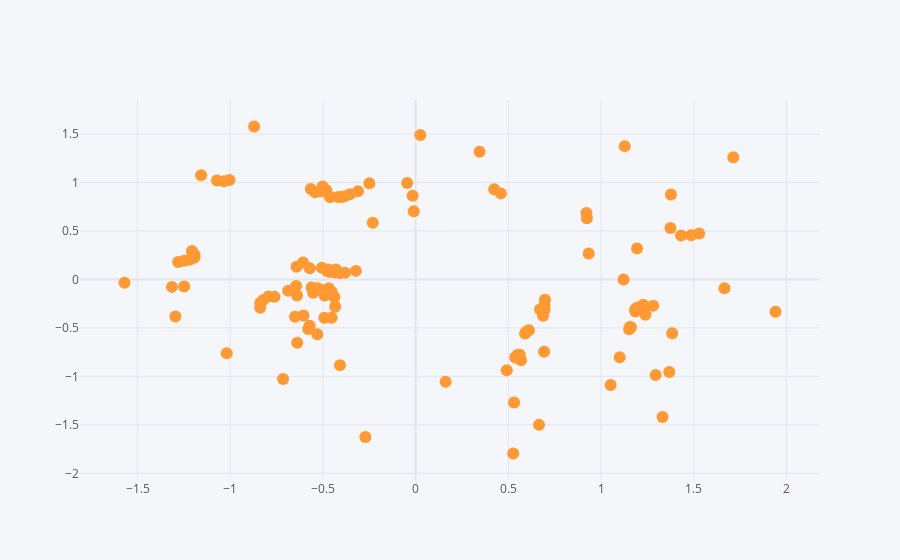

Notebook code cell kept with this figure:
### Code cell
Xm.iplot(kind="scatter", mode="markers", x="d1", y="d2")

### Figure 1 — Plotly figure (JSON) as saved in the notebook; plotly's stock layout.template omitted (floating-point values rounded to 4 significant figures; data arrays with more than 128 entries replaced by an {"elided": "..."} marker saying what was removed)
{"data": [{"line": {"color": "rgba(255, 153, 51, 1.0)", "dash": "solid", "shape": "linear", "width": 1.3}, "marker": {"size": 12, "symbol": "circle"}, "mode": "markers", "name": "d2", "text": "", "type": "scatter", "x": {"elided": "130 float values"}, "y": {"elided": "130 float values"}}], "layout": {"legend": {"bgcolor": "#F5F6F9", "font": {"color": "#4D5663"}}, "paper_bgcolor": "#F5F6F9", "plot_bgcolor": "#F5F6F9", "title": {"font": {"color": "#4D5663"}}, "xaxis": {"gridcolor": "#E1E5ED", "showgrid": true, "tickfont": {"color": "#4D5663"}, "title": {"font": {"color": "#4D5663"}, "text": ""}, "zerolinecolor": "#E1E5ED"}, "yaxis": {"gridcolor": "#E1E5ED", "showgrid": true, "tickfont": {"color": "#4D5663"}, "title": {"font": {"color": "#4D5663"}, "text": ""}, "zerolinecolor": "#E1E5ED"}}}
